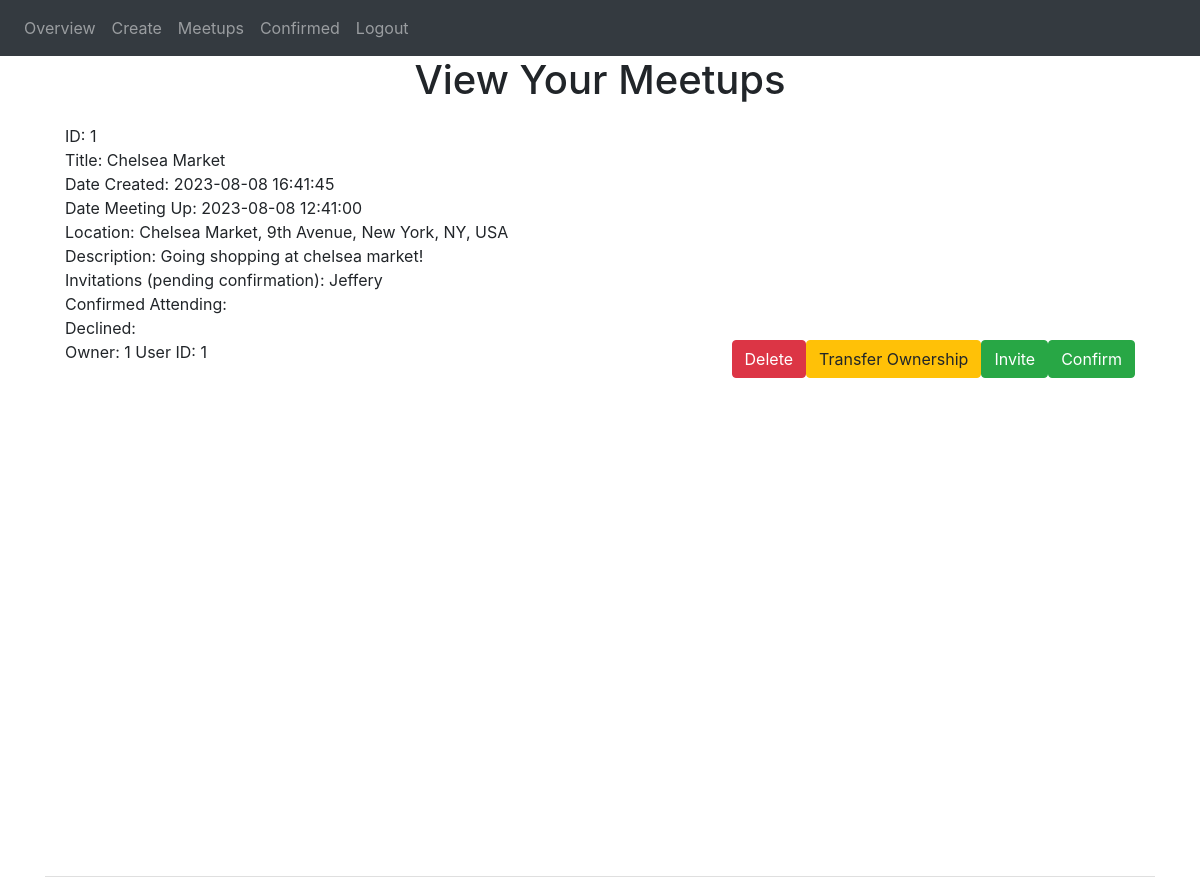
The app's page /view_meetups (signed in), older data.
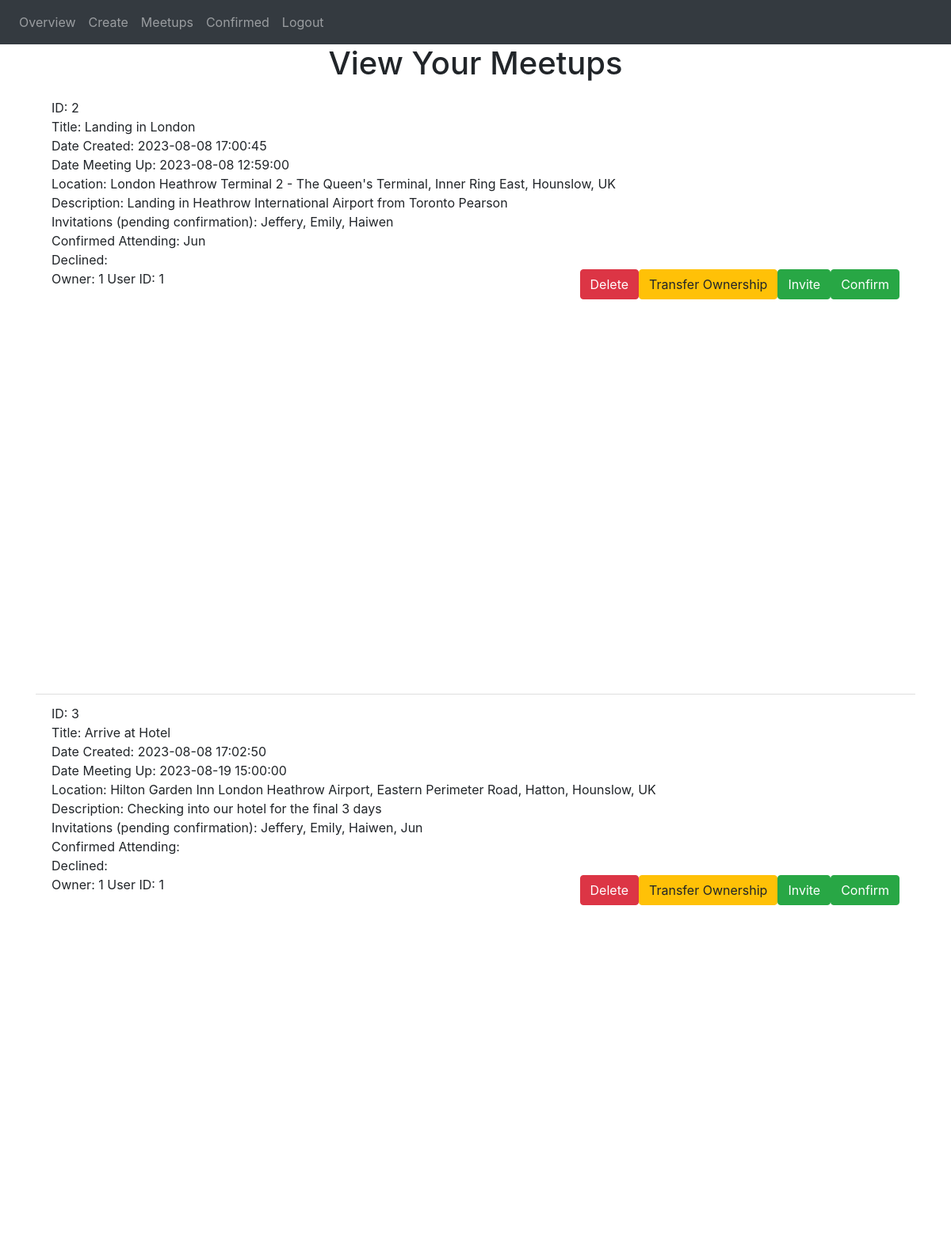
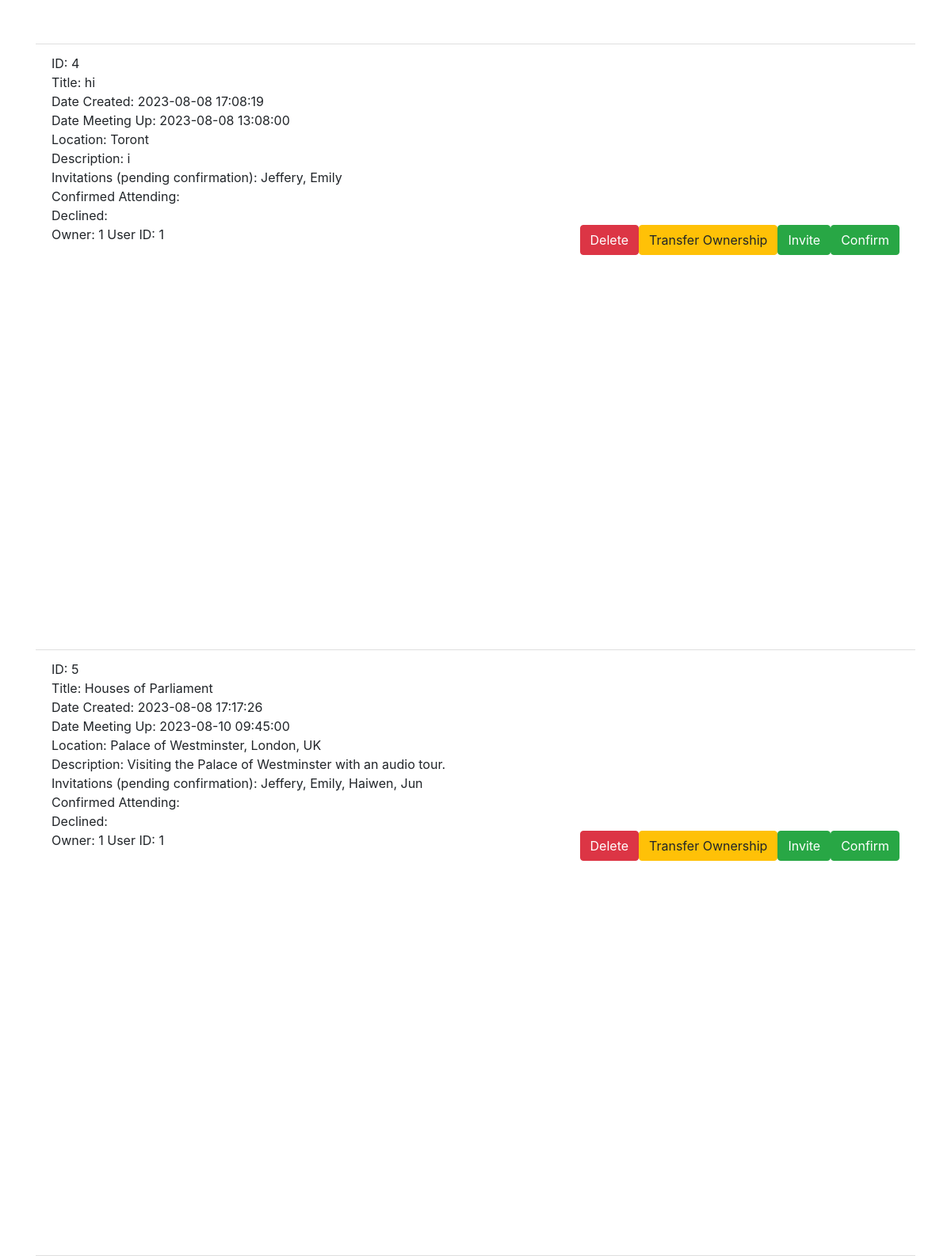
The same page, newer data (2 pictures, top to bottom).
### website/models.py (models this page shows)
class Meetup(db.Model):
    id = db.Column(db.Integer, primary_key=True)
    date_created = db.Column(db.DateTime(timezone=True), default=func.now()) # gets current date and time, store it as date
    date_meetup = db.Column(db.DateTime)
    date_end = db.Column(db.DateTime)
    title = db.Column(db.String(10000))
    location = db.Column(db.String(10000))
    locationCommonName = db.Column(db.String(10000))
    lat = db.Column(db.Float)
    lng = db.Column(db.Float)
    description = db.Column(db.String(10000))
    invitations = db.Column(db.String(10000))
    confirmed = db.Column(db.String(10000))
    declined = db.Column(db.String(10000))
    owner = db.Column(db.Integer)

class User(db.Model, UserMixin):
    id = db.Column(db.Integer, primary_key=True) # primary key = unique identifier to represent the object
    email = db.Column(db.String(150), unique = True) # no user can have the same email as someone else
    password = db.Column(db.String(150))
    first_name = db.Column(db.String(150))
    meetups = db.relationship('Meetup', secondary=user_meetup, backref="user") # tells SQL that whenever we create a note, add the note id into this user's notes relationship (creates a list of all the notes by the user)

### website/views.py (the view)
@views.route('/view_meetups', methods=['GET', 'POST']) #decorator: whenever you go to the / URL, whatever in hom() will run
@login_required
def view_meetups():
    invites = "" # create a string of people who were invited but not confirmed
    confirmation = "" # create a string of people who have confirmed
    confirmSearch = " " + str(current_user.id) + " "
    firstInv = True
    firstConf = True
    meetupList = []
    for meetup in current_user.meetups: # go through all the current user's meetups
        if meetup.confirmed.find(confirmSearch) == -1:
            meetupList.append({'id': meetup.id, 'lat': meetup.lat, 'lng': meetup.lng, 'locationName': meetup.locationCommonName, 'address': meetup.location})
        invites = invites + "   " # add 3 spaces to show a new meetup
        confirmation = confirmation + "   "
        firstInv = True
        firstConf = True
        for user in meetup.user: # cycle through the users with a relationship with that meetup
            userSearch = " " + str(user.id) + " "
            if meetup.confirmed.find(userSearch)  != -1: # if the user has confirmed
                if firstConf:   # if its the first confirmation for the meetup. add their name
                    confirmation  = confirmation + user.first_name
                    firstConf = False
                else: # if its not the first confirmation, add a comma
                    confirmation  = confirmation + ", " + user.first_name
            else: # if the user has not confirmed yet, add them to the invite list
                if firstInv:
                    invites  = invites + user.first_name
                    firstInv = False
                else:
                    invites  = invites + ", " + user.first_name
    inviteList = invites.split("   ") # create an list of meetups, inside of which are the people invitied to it
    confirmationList = confirmation.split("   ") # create an list of meetups, inside of which are the people who confirmed to it
    return render_template("view_meetups.html", user=current_user, inviteList = inviteList, confirmSearch = confirmSearch, confirmationList = confirmationList, meetupList = meetupList)

### website/__init__.py (called while the page is built)
@login_manager.user_loader
def load_user(id):
    return User.query.get(int(id))

### website/templates/view_meetups.html (shortened to what this page needs)
{% extends "base.html" %} {% block title %}View Meetups{% endblock %} {% block
content %}
<h1 align="center">View Your Meetups</h1>
<ul class="list-group list-group-flush" id="notes">
  {% set ns = namespace(inviteNumber=1) %}
  {% for meetup in user.meetups: %}
  {%if meetup.confirmed.find(confirmSearch) == -1%}
  <li class="list-group-item">
    ID: {{meetup.id}}<br />
    Title: {{ meetup.title }}<br />
    Date Created: {{ meetup.date_created }}<br />
    Date Meeting Up: {{ meetup.date_meetup}}<br />
    Location: {{meetup.location}}<br />
    Description: {{meetup.description}}<br />
    Invitations (pending confirmation): {{inviteList[ns.inviteNumber]}}<br />
    Confirmed Attending: {{confirmationList[ns.inviteNumber]}}<br />
    Declined: {{meetup.declined}}<br />
    Owner: {{meetup.owner}}
    User ID: {{user.id}}
    <button
      type="button"
      class="btn btn-success float-right"
      onClick="confirmMeetup({{meetup.id}})"
    >
      <span aria-hidden="true">Confirm</span>
    </button>
    {% if user.id == meetup.owner %}
    <button
      type="button"
      class="btn btn-success float-right"
      data-toggle="modal"
      data-target={{"#inviteModal" + meetup.id|string}}
    >
      <span aria-hidden="true">Invite</span>
    </button>
    <button
      type="button"
      class="btn btn-warning float-right"
      data-toggle="modal"
      data-target={{"#ownerModal" + meetup.id|string}}
    >
      <span aria-hidden="true">Transfer Ownership</span>
    </button>
    <button
    type="button"
    class="btn btn-danger float-right"
    onClick="deleteMeetup({{meetup.id}}, '/view_meetups')"
  >
    <span aria-hidden="true">Delete</span>
  </button>
  {% endif %}
    <div id = "map{{ meetup.id }}" class = "map" style="height: 500px"></div>
  </li>
  {% endif %} {% set ns.inviteNumber = ns.inviteNumber+1 %} {% endfor %}
</ul>
{% endblock %}

### website/templates/base.html (shortened to what this page needs)
<!DOCTYPE html>
<html>
  <head>
    <link
      rel="stylesheet"
      href="https://stackpath.bootstrapcdn.com/bootstrap/4.4.1/css/bootstrap.min.css"
    />
    <link
      rel="stylesheet"
      href="https://stackpath.bootstrapcdn.com/font-awesome/4.7.0/css/font-awesome.min.css"
    />
    <link href="/static/site.css" rel="stylesheet">
  </head>
  <body>
    <nav class="navbar navbar-expand-lg navbar-dark bg-dark">
      <div class="collapse navbar-collapse" id="navbar">
        <div class="navbar-nav">
          {% if user.is_authenticated %}
          <a class="nav-item nav-link" id="overview" href="/overview">Overview</a>
          <a class="nav-item nav-link" id="create" href="/create">Create</a>
          <a class="nav-item nav-link" id="view_meetups" href="/view_meetups">Meetups</a>
          <a class="nav-item nav-link" id="confirmed" href="/confirmed">Confirmed</a>
          <a class="nav-item nav-link" id="logout" href="/logout">Logout</a>
          {% else %}
          <a class="nav-item nav-link" id="home" href="/">Home</a>
          <a class="nav-item nav-link" id="howTo" href="/how-to">How To</a>
          <a class="nav-item nav-link" id="signUp" href="/sign-up">Sign Up</a>
          <a class="nav-item nav-link" id="login" href="/login">Login</a>
          {%  endif %}
        </div>
      </div>
    </nav>
    <div class="container">{% block content %} {% endblock %}</div>
  </body>
</html>

### website/static/site.css (style rules this page uses)
html, body, #map, #meetupMap { height: 500px; }
html, body { height: 100%; margin: 0; padding: 0; }
.map { height: 500px; }

Row changes from the older to the newer data that the page shows:
removed Meetup: id "1", title "Chelsea Market", date_created "2023-08-08 16:41:45", date_meetup "2023-08-08 12:41:00", location "Chelsea Market, 9th Avenue, New York, NY, USA", description "Going shopping at chelsea market!", inviteList "Jeffery", owner "1", {{ user.id }} "1"
added Meetup: id "2", title "Landing in London", date_created "2023-08-08 17:00:45", date_meetup "2023-08-08 12:59:00", location "London Heathrow Terminal 2 - The Queen's Terminal, Inner Ring East, Hounslow, UK", description "Landing in Heathrow International Airport from Toronto Pearson", inviteList "Jeffery, Emily, Haiwen", confirmationList "Jun", owner "1", {{ user.id }} "1"
added Meetup: id "3", title "Arrive at Hotel", date_created "2023-08-08 17:02:50", date_meetup "2023-08-19 15:00:00", location "Hilton Garden Inn London Heathrow Airport, Eastern Perimeter Road, Hatton, Hounslow, UK", description "Checking into our hotel for the final 3 days", inviteList "Jeffery, Emily, Haiwen, Jun", owner "1", {{ user.id }} "1"
added Meetup: id "4", title "hi", date_created "2023-08-08 17:08:19", date_meetup "2023-08-08 13:08:00", location "Toront", description "i", inviteList "Jeffery, Emily", owner "1", {{ user.id }} "1"
added Meetup: id "5", title "Houses of Parliament", date_created "2023-08-08 17:17:26", date_meetup "2023-08-10 09:45:00", location "Palace of Westminster, London, UK", description "Visiting the Palace of Westminster with an audio tour.", inviteList "Jeffery, Emily, Haiwen, Jun", owner "1", {{ user.id }} "1"
